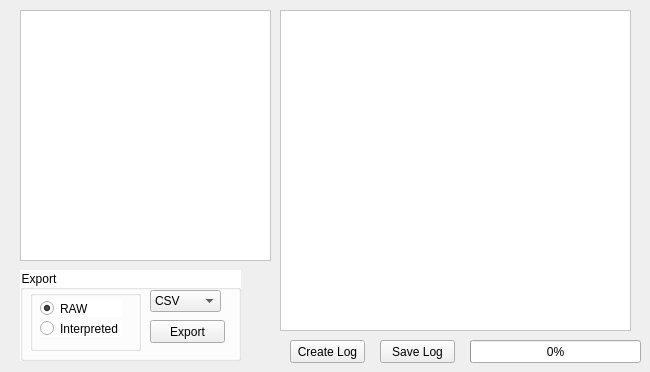
      <widget class="QWidget" name="LogExport">
       <attribute name="title">
        <string>Log/Export</string>
       </attribute>
       <widget class="QTextEdit" name="Config_TextEdit">
        <property name="geometry">
         <rect>
          <x>20</x>
          <y>10</y>
          <width>251</width>
          <height>251</height>
         </rect>
        </property>
        <property name="styleSheet">
         <string notr="true">background:white;</string>
        </property>
        <property name="html">
         <string>&lt;!DOCTYPE HTML PUBLIC &quot;-//W3C//DTD HTML 4.0//EN&quot; &quot;http://www.w3.org/TR/REC-html40/strict.dtd&quot;&gt;
&lt;html&gt;&lt;head&gt;&lt;meta name=&quot;qrichtext&quot; content=&quot;1&quot; /&gt;&lt;style type=&quot;text/css&quot;&gt;
p, li { white-space: pre-wrap; }
&lt;/style&gt;&lt;/head&gt;&lt;body style=&quot; font-family:'MS Shell Dlg 2'; font-size:8.25pt; font-weight:400; font-style:normal;&quot;&gt;
&lt;p style=&quot;-qt-paragraph-type:empty; margin-top:0px; margin-bottom:0px; margin-left:0px; margin-right:0px; -qt-block-indent:0; text-indent:0px;&quot;&gt;&lt;br /&gt;&lt;/p&gt;&lt;/body&gt;&lt;/html&gt;</string>
        </property>
       </widget>
       <widget class="QTextEdit" name="Log_TextEdit">
        <property name="geometry">
         <rect>
          <x>280</x>
          <y>10</y>
          <width>351</width>
          <height>321</height>
         </rect>
        </property>
        <property name="styleSheet">
         <string notr="true">background:white;</string>
        </property>
       </widget>
       <widget class="QPushButton" name="CreateLogButton">
        <property name="geometry">
         <rect>
          <x>290</x>
          <y>340</y>
          <width>75</width>
          <height>23</height>
         </rect>
        </property>
        <property name="styleSheet">
         <string notr="true">background:none;</string>
        </property>
        <property name="text">
         <string>Create Log</string>
        </property>
       </widget>
       <widget class="QPushButton" name="SaveLogButton">
        <property name="geometry">
         <rect>
          <x>380</x>
          <y>340</y>
          <width>75</width>
          <height>23</height>
         </rect>
        </property>
        <property name="styleSheet">
         <string notr="true">background:none;</string>
        </property>
        <property name="text">
         <string>Save Log</string>
        </property>
       </widget>
       <widget class="QGroupBox" name="groupBox">
        <property name="geometry">
         <rect>
          <x>20</x>
          <y>270</y>
          <width>221</width>
          <height>91</height>
         </rect>
        </property>
        <property name="styleSheet">
         <string notr="true">background:white;</string>
        </property>
        <property name="title">
         <string>Export</string>
        </property>
        <widget class="QPushButton" name="Export_Button">
         <property name="geometry">
          <rect>
           <x>130</x>
           <y>50</y>
           <width>75</width>
           <height>23</height>
          </rect>
         </property>
         <property name="styleSheet">
          <string notr="true">background:none;</string>
         </property>
         <property name="text">
          <string>Export</string>
         </property>
        </widget>
        <widget class="QGroupBox" name="groupBox_2">
         <property name="geometry">
          <rect>
           <x>10</x>
           <y>20</y>
           <width>111</width>
           <height>61</height>
          </rect>
         </property>
         <property name="title">
          <string/>
         </property>
         <widget class="QRadioButton" name="Export_RawRadioButton">
          <property name="geometry">
           <rect>
            <x>10</x>
            <y>10</y>
            <width>82</width>
            <height>17</height>
           </rect>
          </property>
          <property name="text">
           <string>RAW</string>
          </property>
          <property name="checked">
           <bool>true</bool>
          </property>
         </widget>
         <widget class="QRadioButton" name="Export_InterpretedRadioButton">
          <property name="geometry">
           <rect>
            <x>10</x>
            <y>30</y>
            <width>82</width>
            <height>17</height>
           </rect>
          </property>
          <property name="text">
           <string>Interpreted</string>
          </property>
          <property name="checked">
           <bool>false</bool>
          </property>
         </widget>
        </widget>
        <widget class="QComboBox" name="Export_Combobox">
         <property name="geometry">
          <rect>
           <x>130</x>
           <y>20</y>
           <width>71</width>
           <height>22</height>
          </rect>
         </property>
         <property name="styleSheet">
          <string notr="true">background:none;</string>
         </property>
         <item>
          <property name="text">
           <string>CSV</string>
          </property>
         </item>
        </widget>
       </widget>
       <widget class="QLabel" name="labelAvailableData">
        <property name="geometry">
         <rect>
          <x>470</x>
          <y>340</y>
          <width>161</width>
          <height>21</height>
         </rect>
        </property>
        <property name="text">
         <string>Available Data: 0</string>
        </property>
       </widget>
       <widget class="QProgressBar" name="progressBar_Log">
        <property name="geometry">
         <rect>
          <x>470</x>
          <y>340</y>
          <width>171</width>
          <height>23</height>
         </rect>
        </property>
        <property name="value">
         <number>0</number>
        </property>
       </widget>
      </widget>
